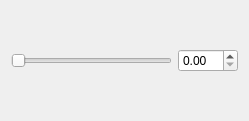
<?xml version="1.0" encoding="UTF-8"?>
<ui version="4.0">
 <class>double_editor</class>
 <widget class="QWidget" name="double_editor">
  <property name="enabled">
   <bool>true</bool>
  </property>
  <property name="geometry">
   <rect>
    <x>0</x>
    <y>0</y>
    <width>249</width>
    <height>121</height>
   </rect>
  </property>
  <property name="sizePolicy">
   <sizepolicy hsizetype="Minimum" vsizetype="Minimum">
    <horstretch>0</horstretch>
    <verstretch>0</verstretch>
   </sizepolicy>
  </property>
  <property name="windowTitle">
   <string>Form</string>
  </property>
  <layout class="QHBoxLayout" name="horizontalLayout" stretch="1,0">
   <item>
    <widget class="QSlider" name="slider">
     <property name="enabled">
      <bool>true</bool>
     </property>
     <property name="sizePolicy">
      <sizepolicy hsizetype="Expanding" vsizetype="Fixed">
       <horstretch>0</horstretch>
       <verstretch>0</verstretch>
      </sizepolicy>
     </property>
     <property name="baseSize">
      <size>
       <width>0</width>
       <height>0</height>
      </size>
     </property>
     <property name="maximum">
      <number>100</number>
     </property>
     <property name="orientation">
      <enum>Qt::Horizontal</enum>
     </property>
     <property name="invertedAppearance">
      <bool>false</bool>
     </property>
     <property name="invertedControls">
      <bool>false</bool>
     </property>
    </widget>
   </item>
   <item>
    <widget class="QDoubleSpinBox" name="spin_box">
     <property name="enabled">
      <bool>true</bool>
     </property>
     <property name="sizePolicy">
      <sizepolicy hsizetype="Minimum" vsizetype="Fixed">
       <horstretch>0</horstretch>
       <verstretch>0</verstretch>
      </sizepolicy>
     </property>
     <property name="minimumSize">
      <size>
       <width>60</width>
       <height>0</height>
      </size>
     </property>
     <property name="baseSize">
      <size>
       <width>100</width>
       <height>0</height>
      </size>
     </property>
     <property name="buttonSymbols">
      <enum>QAbstractSpinBox::UpDownArrows</enum>
     </property>
     <property name="keyboardTracking">
      <bool>false</bool>
     </property>
    </widget>
   </item>
  </layout>
 </widget>
 <resources/>
 <connections/>
</ui>
